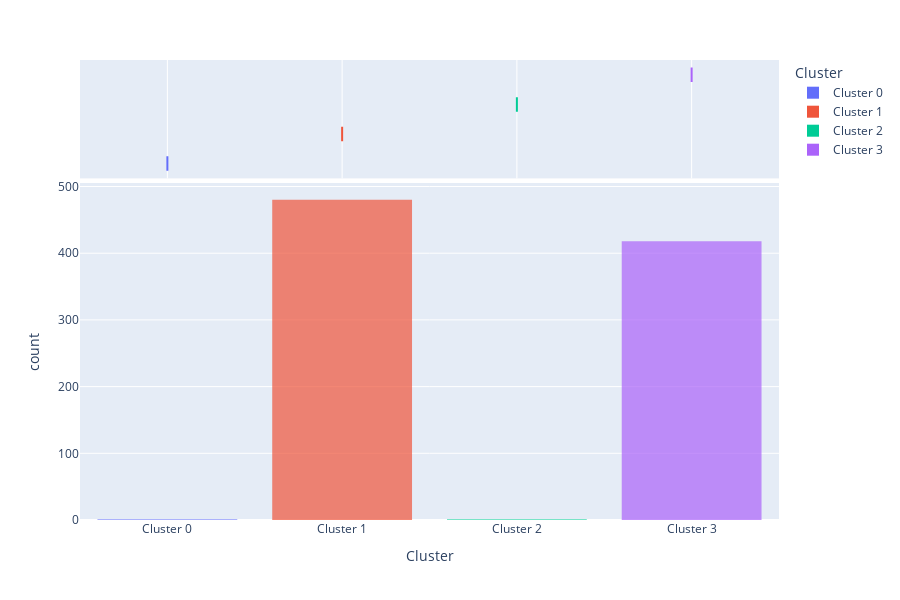

The code cell stored with this chart in its notebook:
### Code cell
# Evaluate the KMeans model using internal metrics
s.evaluate_model(kmeans)

### Figure 1 — Plotly figure (JSON) as saved in the notebook; plotly's stock layout.template omitted (floating-point values rounded to 4 significant figures; data arrays with more than 128 entries replaced by an {"elided": "..."} marker saying what was removed)
{"data": [{"alignmentgroup": "True", "bingroup": "x", "hovertemplate": "Cluster=%{x}<br>count=%{y}<extra></extra>", "legendgroup": "Cluster 0", "marker": {"color": "#636efa", "opacity": 0.7, "pattern": {"shape": ""}}, "name": "Cluster 0", "offsetgroup": "Cluster 0", "orientation": "v", "showlegend": true, "type": "histogram", "x": ["Cluster 0"], "xaxis": "x", "yaxis": "y"}, {"alignmentgroup": "True", "customdata": [["Boliviana", "Ibrahim Ferrer", 0.545, 0.409, 5, -10.63, 1, 0.0431, 0.87, 0.0161, 0.198, 0.679, 85.51, "audio_features", "0c3dYyhdKUFd2zUSL4tdvz", "spotify:track:0c3dYyhdKUFd2zUSL4tdvz", "https://api.spotify.com/v1/tracks/0c3dYyhdKUFd2zUSL4tdvz", "https://api.spotify.com/v1/audio-analysis/0c3dYyhdKUFd2zUSL4tdvz", 227573, 4]], "hovertemplate": "Cluster=%{x}<br>Song=%{customdata[0]}<br>Artist=%{customdata[1]}<br>danceability=%{customdata[2]}<br>energy=%{customdata[3]}<br>key=%{customdata[4]}<br>loudness=%{customdata[5]}<br>mode=%{customdata[6]}<br>speechiness=%{customdata[7]}<br>acousticness=%{customdata[8]}<br>instrumentalness=%{customdata[9]}<br>liveness=%{customdata[10]}<br>valence=%{customdata[11]}<br>tempo=%{customdata[12]}<br>type=%{customdata[13]}<br>id=%{customdata[14]}<br>uri=%{customdata[15]}<br>track_href=%{customdata[16]}<br>analysis_url=%{customdata[17]}<br>duration_ms=%{customdata[18]}<br>time_signature=%{customdata[19]}<extra></extra>", "legendgroup": "Cluster 0", "marker": {"color": "#636efa"}, "name": "Cluster 0", "notched": true, "offsetgroup": "Cluster 0", "showlegend": false, "type": "box", "x": ["Cluster 0"], "xaxis": "x2", "yaxis": "y2"}, {"alignmentgroup": "True", "bingroup": "x", "hovertemplate": "Cluster=%{x}<br>count=%{y}<extra></extra>", "legendgroup": "Cluster 1", "marker": {"color": "#EF553B", "opacity": 0.7, "pattern": {"shape": ""}}, "name": "Cluster 1", "offsetgroup": "Cluster 1", "orientation": "v", "showlegend": true, "type": "histogram", "x": {"elided": "480 str values"}, "xaxis": "x", "yaxis": "y"}, {"alignmentgroup": "True", "customdata": {"elided": "480x20 mixed values"}, "hovertemplate": "Cluster=%{x}<br>Song=%{customdata[0]}<br>Artist=%{customdata[1]}<br>danceability=%{customdata[2]}<br>energy=%{customdata[3]}<br>key=%{customdata[4]}<br>loudness=%{customdata[5]}<br>mode=%{customdata[6]}<br>speechiness=%{customdata[7]}<br>acousticness=%{customdata[8]}<br>instrumentalness=%{customdata[9]}<br>liveness=%{customdata[10]}<br>valence=%{customdata[11]}<br>tempo=%{customdata[12]}<br>type=%{customdata[13]}<br>id=%{customdata[14]}<br>uri=%{customdata[15]}<br>track_href=%{customdata[16]}<br>analysis_url=%{customdata[17]}<br>duration_ms=%{customdata[18]}<br>time_signature=%{customdata[19]}<extra></extra>", "legendgroup": "Cluster 1", "marker": {"color": "#EF553B"}, "name": "Cluster 1", "notched": true, "offsetgroup": "Cluster 1", "showlegend": false, "type": "box", "x": {"elided": "480 str values"}, "xaxis": "x2", "yaxis": "y2"}, {"alignmentgroup": "True", "bingroup": "x", "hovertemplate": "Cluster=%{x}<br>count=%{y}<extra></extra>", "legendgroup": "Cluster 2", "marker": {"color": "#00cc96", "opacity": 0.7, "pattern": {"shape": ""}}, "name": "Cluster 2", "offsetgroup": "Cluster 2", "orientation": "v", "showlegend": true, "type": "histogram", "x": ["Cluster 2"], "xaxis": "x", "yaxis": "y"}, {"alignmentgroup": "True", "customdata": [["No Diggity", "Chet Faker", 0.672, 0.506, 2, -12.01, 0, 0.137, 0.589, 2.38e-05, 0.0925, 0.5, 79.97, "audio_features", "1xCkZYGKDv7ELjSlIKedOy", "spotify:track:1xCkZYGKDv7ELjSlIKedOy", "https://api.spotify.com/v1/tracks/1xCkZYGKDv7ELjSlIKedOy", "https://api.spotify.com/v1/audio-analysis/1xCkZYGKDv7ELjSlIKedOy", 225000, 4]], "hovertemplate": "Cluster=%{x}<br>Song=%{customdata[0]}<br>Artist=%{customdata[1]}<br>danceability=%{customdata[2]}<br>energy=%{customdata[3]}<br>key=%{customdata[4]}<br>loudness=%{customdata[5]}<br>mode=%{customdata[6]}<br>speechiness=%{customdata[7]}<br>acousticness=%{customdata[8]}<br>instrumentalness=%{customdata[9]}<br>liveness=%{customdata[10]}<br>valence=%{customdata[11]}<br>tempo=%{customdata[12]}<br>type=%{customdata[13]}<br>id=%{customdata[14]}<br>uri=%{customdata[15]}<br>track_href=%{customdata[16]}<br>analysis_url=%{customdata[17]}<br>duration_ms=%{customdata[18]}<br>time_signature=%{customdata[19]}<extra></extra>", "legendgroup": "Cluster 2", "marker": {"color": "#00cc96"}, "name": "Cluster 2", "notched": true, "offsetgroup": "Cluster 2", "showlegend": false, "type": "box", "x": ["Cluster 2"], "xaxis": "x2", "yaxis": "y2"}, {"alignmentgroup": "True", "bingroup": "x", "hovertemplate": "Cluster=%{x}<br>count=%{y}<extra></extra>", "legendgroup": "Cluster 3", "marker": {"color": "#ab63fa", "opacity": 0.7, "pattern": {"shape": ""}}, "name": "Cluster 3", "offsetgroup": "Cluster 3", "orientation": "v", "showlegend": true, "type": "histogram", "x": {"elided": "418 str values"}, "xaxis": "x", "yaxis": "y"}, {"alignmentgroup": "True", "customdata": {"elided": "418x20 mixed values"}, "hovertemplate": "Cluster=%{x}<br>Song=%{customdata[0]}<br>Artist=%{customdata[1]}<br>danceability=%{customdata[2]}<br>energy=%{customdata[3]}<br>key=%{customdata[4]}<br>loudness=%{customdata[5]}<br>mode=%{customdata[6]}<br>speechiness=%{customdata[7]}<br>acousticness=%{customdata[8]}<br>instrumentalness=%{customdata[9]}<br>liveness=%{customdata[10]}<br>valence=%{customdata[11]}<br>tempo=%{customdata[12]}<br>type=%{customdata[13]}<br>id=%{customdata[14]}<br>uri=%{customdata[15]}<br>track_href=%{customdata[16]}<br>analysis_url=%{customdata[17]}<br>duration_ms=%{customdata[18]}<br>time_signature=%{customdata[19]}<extra></extra>", "legendgroup": "Cluster 3", "marker": {"color": "#ab63fa"}, "name": "Cluster 3", "notched": true, "offsetgroup": "Cluster 3", "showlegend": false, "type": "box", "x": {"elided": "418 str values"}, "xaxis": "x2", "yaxis": "y2"}], "layout": {"barmode": "relative", "height": 600, "legend": {"title": {"text": "Cluster"}, "tracegroupgap": 0}, "margin": {"t": 60}, "xaxis": {"anchor": "y", "categoryarray": ["Cluster 0", "Cluster 1", "Cluster 2", "Cluster 3"], "categoryorder": "array", "domain": [0, 1], "title": {"text": "Cluster"}}, "xaxis2": {"anchor": "y2", "domain": [0, 1], "matches": "x", "showgrid": true, "showticklabels": false}, "yaxis": {"anchor": "x", "domain": [0, 0.7326], "title": {"text": "count"}}, "yaxis2": {"anchor": "x2", "domain": [0.7426, 1], "matches": "y2", "showgrid": false, "showline": false, "showticklabels": false, "ticks": ""}}}
